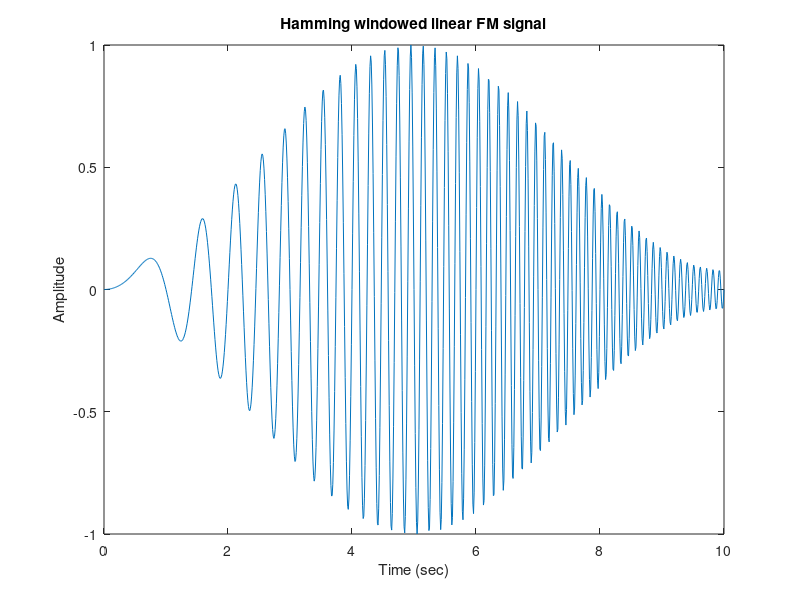
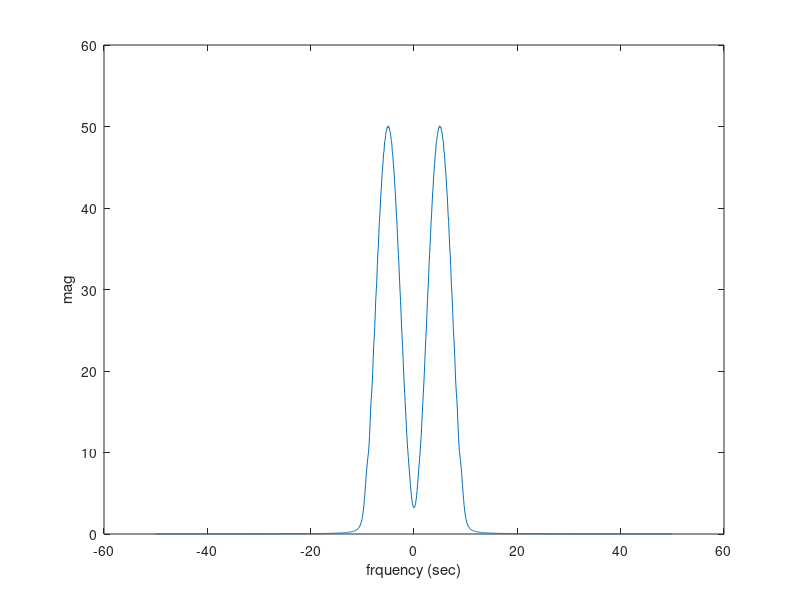
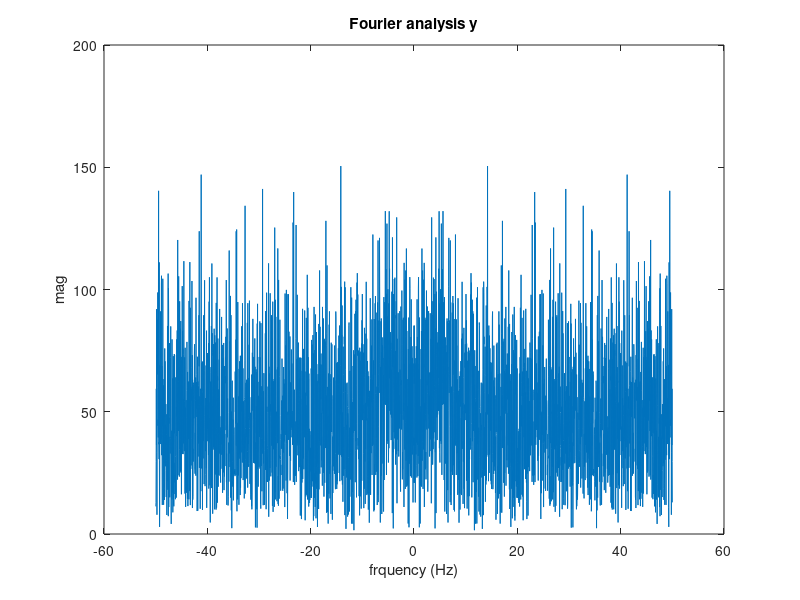
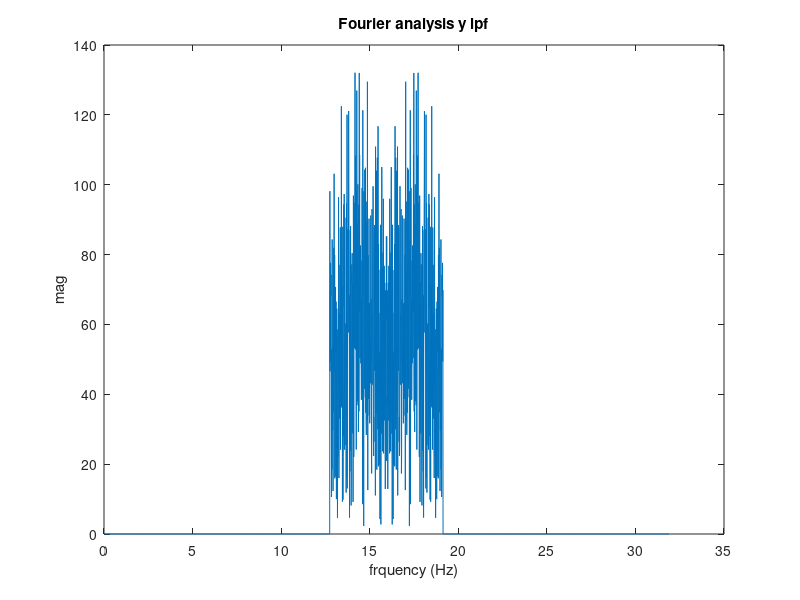

Write MATLAB code to recreate these figures, in order.
% HW3 Sample codes 
% Pseudo-Parking Sonar
%
%                                               Edited by Meng-Lin Li, 04/07/2016

% Linear FM/Chirp signal as shown in Fig. 6.15(a) of the textbook
close all
Fs = 100; % Sampling rate in Hz
tau = 10; % Time duration of the linear FM signal in sec
B = 10; % in Hz
beta = B/tau;
A = 1;
t = 0:1/Fs:tau; % time axis
x = A*sin(pi*beta*t.^2); % the linear FM signal
x = hamming(length(x)).'.*x; % hamming windowed linear FM signal
f_axis = 0:1/tau:(length(x)-1)/tau;
f_axis = f_axis-f_axis(ceil(length(f_axis)/2));

figure
plot(t, x)
xlabel('Time (sec)');
ylabel('Amplitude')
title('Hamming windowed linear FM signal')

figure 
x_fft = fftshift(fft(x));
length(x_fft)
plot(f_axis,abs(x_fft))
xlabel('frquency (sec)');
ylabel('mag')
load SonarSignalWithWhiteGausNoise
match_filter = fliplr(x);
xn_coef = x*x.';
% y: the noisy echo signal, which is recorded at a sampling rate of Fs (in Hz)

% (a)
% remove the noise and increase the SNR by low pass filtering or band pass filtering (depends on the signal frequency band)
% design the proper filter based on the moving average filter
h = [1 3 3 1]/8;% FIR filter
% the output length L of linear convolution will be equal to M+N-1, where M is the length of y and N is the length of h. 
% !!! You have to take care the extra N-1 points in the filter output in order to correctly estimate the echo time.
%fourier analaysis
cutoff_fre = 10;
sample_num = length(y);
dur= sample_num/Fs;
t_axis=0:1/Fs:(length(y)-1)/Fs;
f_axis = 0:1/dur:(length(y)-1)/dur;
f_axis = f_axis-f_axis(ceil(length(f_axis)/2));
FIR = zeros(size(f_axis));
zerof_pos= ceil(length(f_axis)/2);
FIR(zerof_pos-cutoff_fre*dur:zerof_pos+cutoff_fre*dur)=1;
%fourier analysis for y
y_fft = fftshift(fft(y));

figure
plot(f_axis,abs(y_fft));
title('Fourier analysis y')
xlabel('frquency (Hz)');
ylabel('mag')

y_lpf=y_fft.*FIR;

figure
plot(t_axis,abs(y_lpf));
title('Fourier analysis y lpf')
xlabel('frquency (Hz)');
ylabel('mag')

y_lpf = abs(ifft(y_lpf));

figure
plot(t_axis,y_lpf);
xlabel('Time (sec)');
ylabel('Amplitude')
title('y lpf signal')

delay_lpf=xcorr(y_lpf,x);
delay_lpf = delay_lpf((length(delay_lpf)+1)/2:end);

figure
plot(t_axis,delay_lpf);
title('Fourier LPF reslut')
xlabel('Time (sec)');
ylabel('auto-corr')

%fourier analaysis
LPF=1;
for i=1:10
    LPF = conv(LPF, h); % 
end
%fourier analaysis
sample_num = length(y);
dur= sample_num/Fs;
f_axis = 0:1/dur:(length(y)-1)/dur;
f_axis = f_axis-f_axis(ceil(length(f_axis)/2));
y_fft = abs(fft(LPF));
%fourier analaysis end
%% result analysis 
yn_coeff = conv(y.*y,ones(size(x)));
yn_coeff = yn_coeff(length(x):end);
y_FIR =conv(y,LPF);

figure
delay_pdf=xcorr(y_FIR,x);
delay_pdf = delay_pdf((length(delay_pdf)+1)/2:end);
new_taxis = 0:1/Fs:(length(delay_pdf)-1)/Fs;
plot(new_taxis,delay_pdf)

delay_time = t_axis(find(delay_pdf==max(delay_pdf)))

save('autocorr.mat','y');

% delay_pdf=xcorr(y,x);
% delay_pdf = delay_pdf((length(delay_pdf)+1)/2:end);
% figure
% plot(t_axis,delay_pdf);
% title('acorr Filter')
% xlabel('Time (sec)');
% ylabel('auto-corr')

% (b)
% matched filtering
% the output length L of linear convolution will be equal to M+N-1, where M is the length of y and N is the length of x. 
% !!! You have to take care the extra N-1 points in the filter output in order to correctly estimate the echo time.
y_Matched = conv(y, match_filter ); 
y_Matched=y_Matched(length(match_filter):end) ; %%remove Trasient part
y_Matched = y_Matched./((yn_coeff*xn_coef).^(1/2)); %% normalized the mathed signal
figure
plot(y_Matched);
title('Match Filter')
xlabel('Time (sec)');
ylabel('amplitude')
delay_time = t_axis(find(y_Matched==max(y_Matched)))
% (c)
% Check if waveform distortion occurs after filtering, and elaborate the reason

%(d) 
 